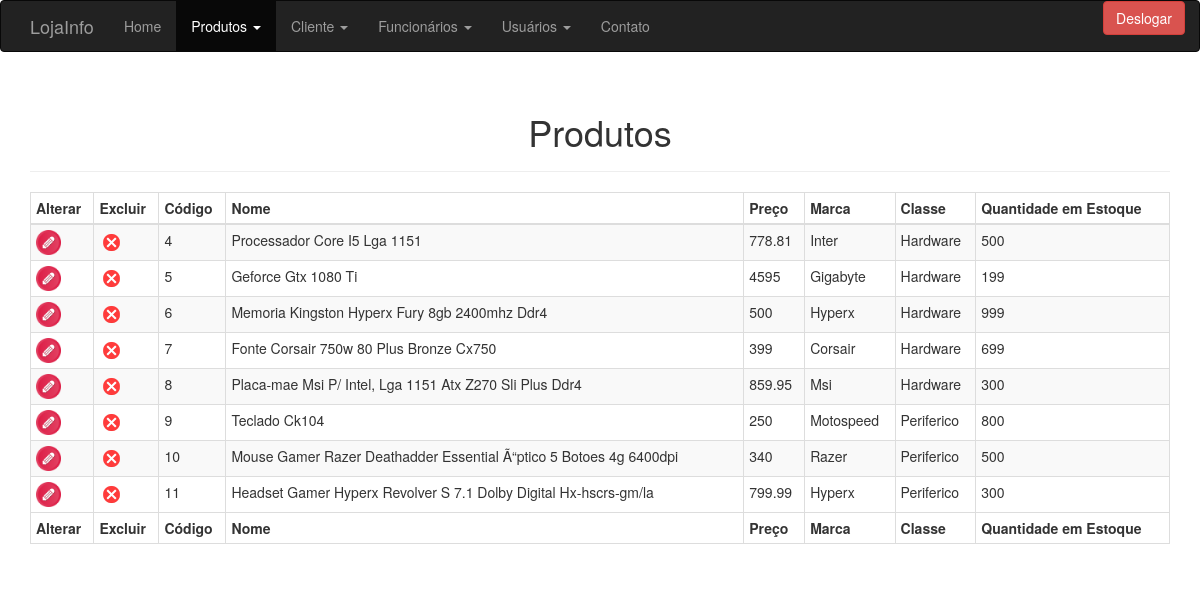
Screenshot of /buscar-produto.php (signed in) with the database file from the repository.
### tables this page shows
CREATE TABLE `produto` (
  `idProd` bigint(20) NOT NULL,
  `nomeProd` varchar(200) NOT NULL,
  `valorProd` float NOT NULL,
  `marcaProd` varchar(200) NOT NULL,
  `classeProd` varchar(200) NOT NULL,
  `quantEstoque` bigint(20) NOT NULL
);

### modelo/usuario.class.php (called while the page is built, shortened)
<?php
class Usuario {
  public function __get($a){ return $this->$a; }
}

### dao/conexaobanco.class.php (called while the page is built, shortened)
<?php
class ConexaoBanco extends PDO {
  private static $instance = null;
  public static function getInstance(){
    if(!isset(self::$instance)){
      try{
        self::$instance = new ConexaoBanco("mysql:dbname=lojainfo;host=localhost","root","");
      }catch(PDOException $e){
        echo "Erro ao fazer a conexão com o banco de dados! ".$e;
      }
    }
    return self::$instance;
  }
}

### dao/produtodao.class.php (called while the page is built, shortened)
<?php
require 'conexaobanco.class.php';
class ProdutoDAO{
  private $conexao = null;
  public function __construct(){
    $this->conexao = ConexaoBanco::getInstance();
  }
    public function buscarProduto(){
    try {
      $stat = $this->conexao->query("select * from produto");
      $array = $stat->fetchAll(PDO::FETCH_CLASS,'Produto');
      return $array;
    }catch (Exception $e) {
      echo "Erro ao buscar Cadastros! ".$e;
    }
  }
}

### modelo/produto.class.php (called while the page is built, shortened)
<?php
class Produto{
  public function __get($a){return $this->$a;}
}

### buscar-produto.php (the view, shortened to what this page needs)
<?php
if(isset($_SESSION['privateUser'])){
  include_once 'modelo/usuario.class.php';
}else{
  header("location:index.php");
}
?>
<!DOCTYPE html>
<html lang="pt-br">
  <head>
    <link rel="stylesheet" href="https://maxcdn.bootstrapcdn.com/bootstrap/3.3.7/css/bootstrap.min.css">
  </head>
  <body>
    <div>
      <nav class="navbar navbar-inverse">
        <?php
        if(isset($_SESSION['privateUser'])){
          include_once 'modelo/usuario.class.php';
          $u = unserialize($_SESSION['privateUser']);
          if($u->tipo == 'Adm'){
        ?>
          <div class="container">
            <div class="navbar-header">
              <a class="navbar-brand" href="#">LojaInfo</a>
            </div>
            <ul class="nav navbar-nav">
              <li><a href="index.php">Home</a></li>
              <li class="dropdown active">
                <a class="dropdown-toggle" data-toggle="dropdown" href="#">
                Produtos <span class="caret"></span></a>
              </li>
              <li class="dropdown">
                <a class="dropdown-toggle" data-toggle="dropdown" href="#">
                Cliente <span class="caret"></span></a>
              </li>
              <li class="dropdown">
                <a class="dropdown-toggle" data-toggle="dropdown" href="#">
                Funcionários <span class="caret"></span></a>
              </li>
              <li class="dropdown">
                <a class="dropdown-toggle" data-toggle="dropdown" href="#">
                Usuários <span class="caret"></span></a>
              </li>
              <li><a href="contato.php">Contato</a></li>
            </ul>
            <ul class="nav navbar-nav navbar-right">
              <form name="deslogar" action="" method="post">
                <input type="submit" class="btn btn-danger" name="deslogar" value="Deslogar">
              </form>
            </ul>
          </div>
        <?php
        }else if($u->tipo == 'Usuario'){
        ?>
          <div class="container">
            <div class="navbar-header">
              <a class="navbar-brand" href="#">LojaInfo</a>
            </div>
            <ul class="nav navbar-nav">
              <li class="active"><a href="index.php">Home</a></li>
              <li><a href="filtrar-produto.php">Produtos</a></li>
              <li><a href="contato.php">Contato</a></li>
            </ul>
            <ul class="nav navbar-nav navbar-right">
              <form name="deslogar" action="" method="post">
                <input type="submit" class="btn btn-danger" name="deslogar" value="Deslogar">
              </form>
            </ul>
          </div>
        <?php
          }
        }
        ?>
      </nav>
      <?php
      include 'dao/produtodao.class.php';
      include 'modelo/produto.class.php';
      $pDAO = new ProdutoDAO();
      $array = $pDAO->buscarProduto();
      if(count($array) != 0){
      ?>
      <div class="table-responsive container">
        <div class="page-header">
          <h1 class="text-center">Produtos</h1>
        </div>
        <table class="table table-striped table-bordered table-hover table-condensed">
          <thead>
            <tr>
              <th>Alterar</th>
              <th>Excluir</th>
              <th>Código</th>
              <th>Nome</th>
              <th>Preço</th>
              <th>Marca</th>
              <th>Classe</th>
              <th>Quantidade em Estoque</th>
            </tr>
          </thead>
          <tfoot>
            <tr>
              <th>Alterar</th>
              <th>Excluir</th>
              <th>Código</th>
              <th>Nome</th>
              <th>Preço</th>
              <th>Marca</th>
              <th>Classe</th>
              <th>Quantidade em Estoque</th>
            </tr>
          </tfoot>
          <tbody>
            <?php
            foreach($array as $a){
              echo "<tr>";
                echo "<td><a href='alterar-produto.php?id=$a->idProd'><img src='img/alterar.png' width=25px; alt='Alterar'/></a></td>";
                echo "<td><a href='buscar-produto.php?id=$a->idProd'><img src='img/x.png' width=25px; alt='Excluir'/></a></td>";
                echo "<td>$a->idProd</td>";
                echo "<td>$a->nomeProd</td>";
                echo "<td>$a->valorProd</td>";
                echo "<td>$a->marcaProd</td>";
                echo "<td>$a->classeProd</td>";
                echo "<td>$a->quantEstoque</td>";
              echo "</tr>";
            }
            ?>
          </tbody>
        </table>
      </div>
      <?php
      } else {
        echo "Não há produto(s) para ser(em) exibido(s)!";
      }
      ?>
    </div>
  </body>
</html>

### rows the page displays
produto: idProd "4", nomeProd "Processador Core I5 Lga 1151", valorProd "778.81", marcaProd "Inter", classeProd "Hardware", quantEstoque "500"
produto: idProd "5", nomeProd "Geforce Gtx 1080 Ti", valorProd "4595", marcaProd "Gigabyte", classeProd "Hardware", quantEstoque "199"
produto: idProd "6", nomeProd "Memoria Kingston Hyperx Fury 8gb 2400mhz Ddr4", valorProd "500", marcaProd "Hyperx", classeProd "Hardware", quantEstoque "999"
produto: idProd "7", nomeProd "Fonte Corsair 750w 80 Plus Bronze Cx750", valorProd "399", marcaProd "Corsair", classeProd "Hardware", quantEstoque "699"
produto: idProd "8", nomeProd "Placa-mae Msi P/ Intel, Lga 1151 Atx Z270 Sli Plus Ddr4", valorProd "859.95", marcaProd "Msi", classeProd "Hardware", quantEstoque "300"
produto: idProd "9", nomeProd "Teclado Ck104", valorProd "250", marcaProd "Motospeed", classeProd "Periferico", quantEstoque "800"
produto: idProd "10", nomeProd "Mouse Gamer Razer Deathadder Essential Ã“ptico 5 Botoes 4g 6400dpi", valorProd "340", marcaProd "Razer", classeProd "Periferico", quantEstoque "500"
produto: idProd "11", nomeProd "Headset Gamer Hyperx Revolver S 7.1 Dolby Digital Hx-hscrs-gm/la", valorProd "799.99", marcaProd "Hyperx", classeProd "Periferico", quantEstoque "300"
